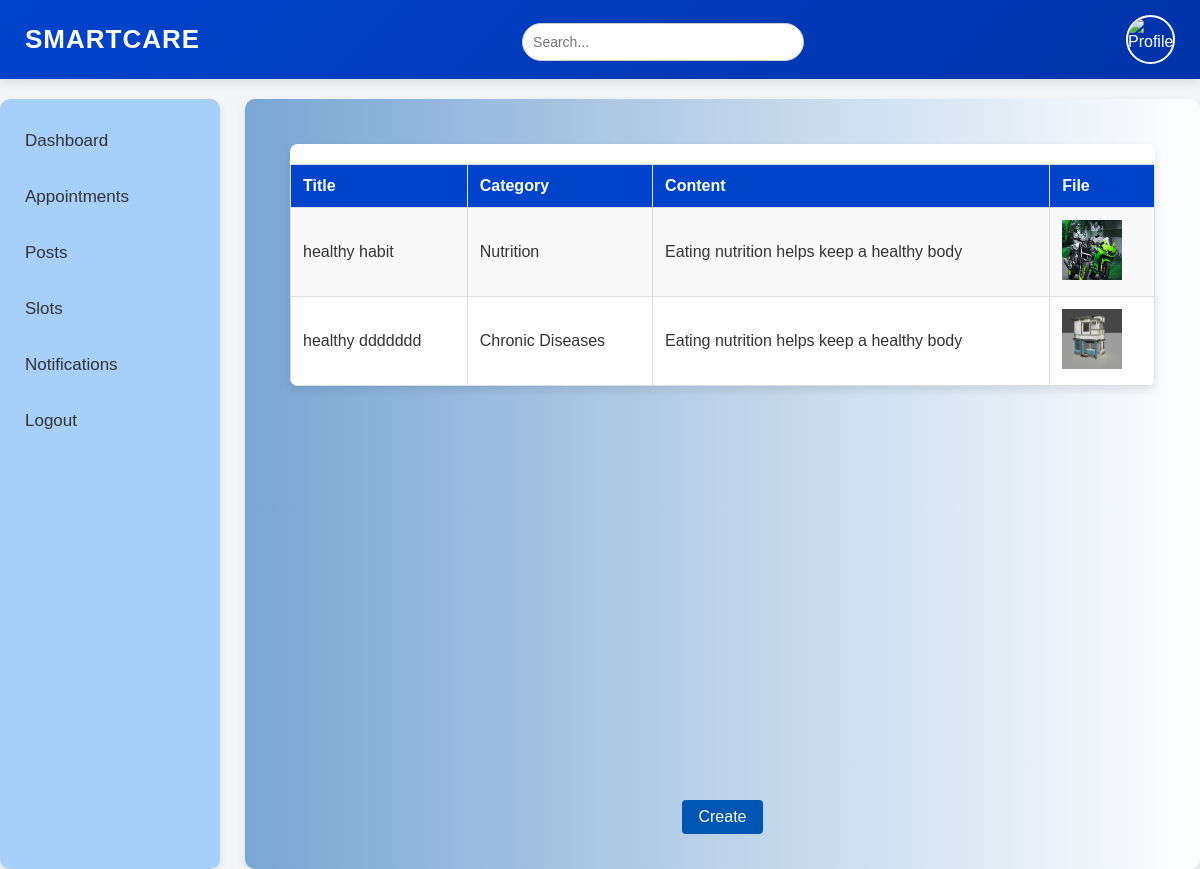
Before: /api/docposts (signed in) with the older database file.
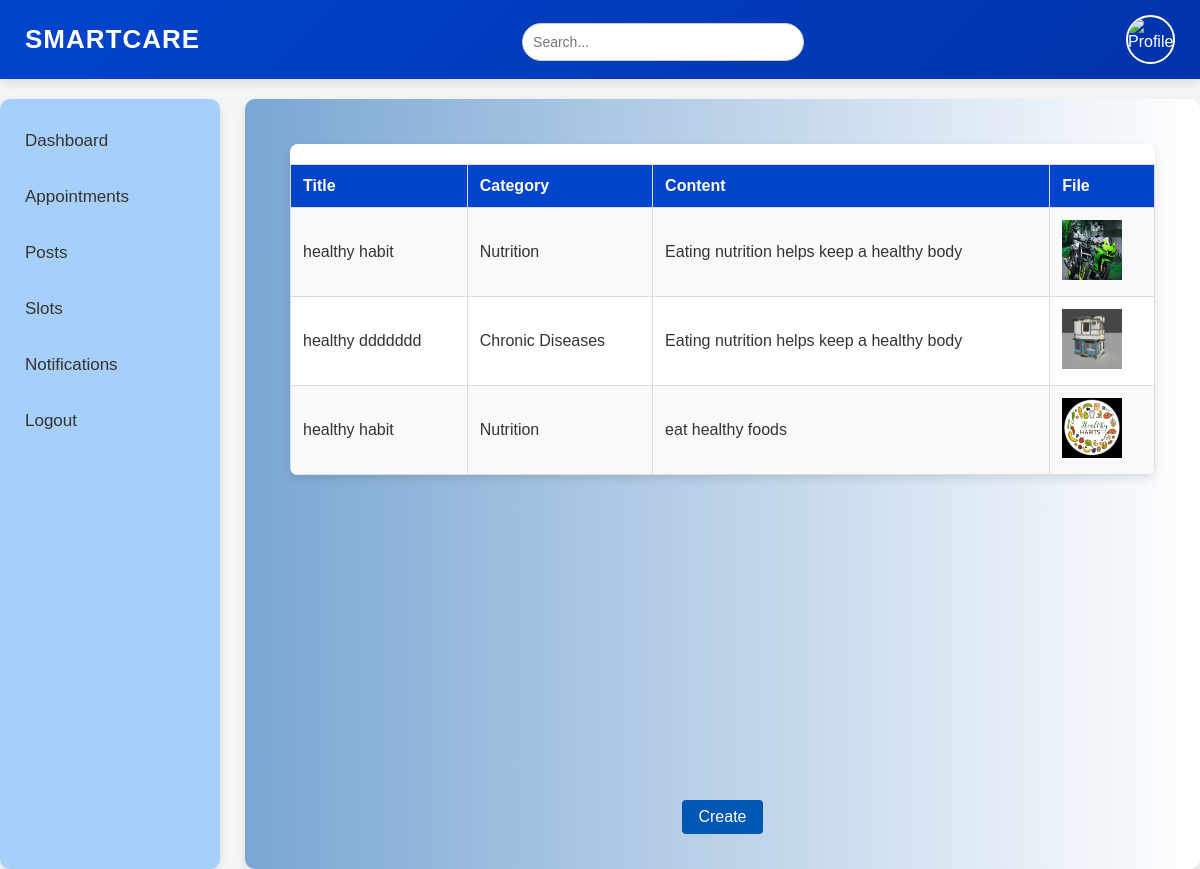
After: the same page with the newer database file.
### Predictivehealthapp/models.py (models this page shows)
class postsTable(models.Model):
    DOCTORID=models.ForeignKey(DoctorTable,on_delete=models.CASCADE,null=True,blank=True)
    title=models.CharField(max_length=100,null=True,blank=True)
    category=models.CharField(max_length=100,null=True,blank=True)
    content=models.CharField(max_length=100,null=True,blank=True)
    filepost=models.FileField(upload_to='posts',null=True,blank=True)
    createdat=models.DateField(auto_now_add=True,null=True,blank=True)
    updatedat=models.DateTimeField(auto_now=True,null=True,blank=True)
    status=models.CharField(max_length=20,null=True,blank=True)

### Predictivehealthapp/views.py (the view)
# urls.py: path('docposts',docposts.as_view(),name="docposts"),
class docposts(View):
    def get(self,request):
        doc_obj=DoctorTable.objects.get(LOGINID_id=request.session['user_id'])
        obj=postsTable.objects.filter(DOCTORID_id=doc_obj.id)
        return render(request,'doctor/doc-posts.html',{'obj':obj})

### templates/doctor/doc-posts.html (shortened to what this page needs)
{% extends 'doctor/doc-dashboard.html'%}
{% block body %}
<body>
    <div class="container">
        <div class="main">
            <div class="post">
               <table border="1">
                <tr>
                    <th>Title</th>
                    <th>Category</th>
                    <th>Content</th>
                    <th>File</th>
                </tr>
                {% for i in obj %}
                <tr>
                    <td>{{i.title}}</td>
                    <td>{{i.category}}</td>
                    <td>{{i.content}}</td>
                    {% if i.filepost %}
                    <td><img src="{{i.filepost.url}}" alt="error" width="60" height="60"></td>
                    {% else %}
                    <td>No file</td>
                    {% endif %}
                </tr>
                {% endfor %}
               </table>
            </div>
        </div>
        <br><br>
        <footer class="foot">
            <nav>
                <a href="/docaddpost">Create</a>
            </nav>
        </footer>
    </div>
</body>
{% endblock %}

Changed rows visible on the page:
added postsTable: title "healthy habit", category "Nutrition", content "eat healthy foods", filepost (picture)
